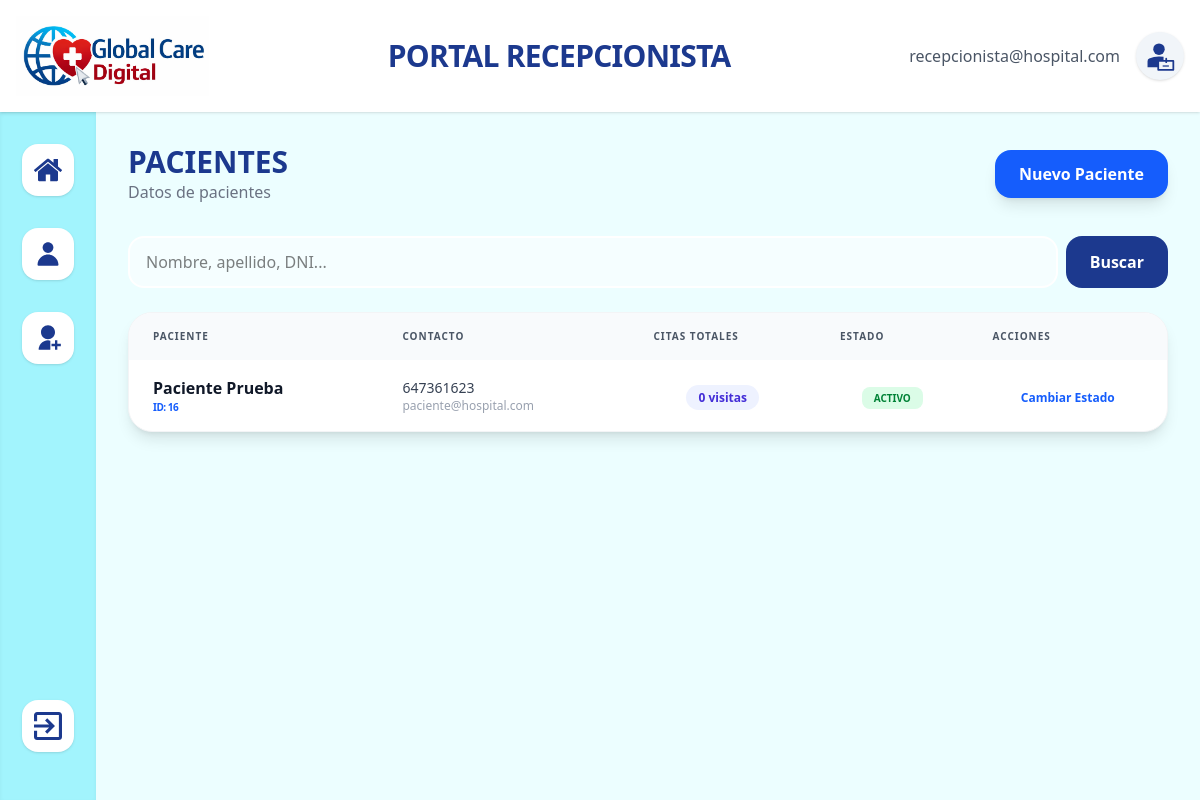
/Vistas/r_pacientes.php (signed in), run on the app's committed database.
### tables this page shows
CREATE TABLE `pacientes` (
  `id` int(11) NOT NULL,
  `id_usuario` int(11) DEFAULT NULL,
  `nombre` varchar(100) NOT NULL,
  `apellidos` varchar(100) NOT NULL,
  `dni` varchar(20) NOT NULL,
  `email` varchar(100) NOT NULL,
  `telefono` varchar(20) DEFAULT NULL,
  `fecha_nacimiento` date DEFAULT NULL,
  `direccion` text DEFAULT NULL,
  `estado` enum('activo','inactivo') DEFAULT 'activo'
);

### Vistas/r_pacientes.php (the view, shortened to what this page needs)
<?php
require_once '../config/db.php';
$busqueda = trim($_GET['q'] ?? '');
if ($busqueda){
    $sql = "SELECT p.id, p.nombre, p.apellidos, p.email, p.telefono, p.estado,
            (SELECT COUNT(*) FROM citas WHERE id_paciente = p.id) as total_citas
            FROM pacientes p
            WHERE p.nombre LIKE ? OR p.apellidos LIKE ? OR p.dni = ?
            ORDER BY p.nombre ASC";
    $stmt = $pdo->prepare($sql);
    $stmt->execute(["%$busqueda%", "%$busqueda%", "%$busqueda%"]);
}else{
    $sql = "SELECT p.id, p.nombre, p.apellidos, p.email, p.telefono, p.estado,
            (SELECT COUNT(*) FROM citas WHERE id_paciente= p.id) as total_citas
            FROM pacientes p
            ORDER BY p.id DESC LIMIT 50";
    $stmt = $pdo->prepare($sql);
    $stmt->execute();
}
$pacientes = $stmt->fetchAll();
?>
<!DOCTYPE html>
<html lang="es">
    <head>
        <script src="https://cdn.jsdelivr.net/npm/@tailwindcss/browser@4"></script>
    </head>
    <body>
        <div class= "min-h-screen w-screen bg-[oklch(98.4%_0.019_200.873)] flex flex-col">
            <?php include '../components/headerR.php'; ?>
            <div class="flex flex-1 overflow-hidden">
                <?php include '../components/sidebarR.php'; ?>
                <main class="flex-1 p-8 overflow-y-auto">
                    <div class="flex justify-between items-center mb-8">
                        <div>
                            <h1 class="text-3xl font-black text-blue-900 uppercase">Pacientes</h1>
                            <p class="text-gray-500">Datos de pacientes</p>
                        </div>
                        <button onclick="abrirModalPacientes()" class="bg-blue-600 text-white px-6 py-3 rounded-2xl font-bold hover:bg-blue-700 shadow-lg transition-all flex items-center gap-2">Nuevo Paciente</button>
                    </div>
                    <div class="mb-6">
                        <form action="" method="GET" class="flex gap-2">
                            <input type="text" name="q" value="<?php echo htmlspecialchars($busqueda); ?>" placeholder="Nombre, apellido, DNI..." class="flex-1 border-2 border-white bg-white/50 px-4 py-3 rounded-2xl outline-none focus:border-blue-500 transition-all">
                            <button type="submit" class="bg-blue-900 px-6 py-3 rounded-2xl text-white font-bold hover:bg-blue-800 transition-colors">Buscar</button>
                        </form>
                    </div>
                    <div class="bg-white shadow-lg rounded-3xl overflow-hidden border border-gray-100">
                        <table class="w-full text-left border-collapse">
                            <thead>
                                <tr class="bg-slate-50 text-gray-600 uppercase text-[10px] font-black tracking-widest">
                                    <th class="px-6 py-4">Paciente</th>
                                    <th class="px-6 py-4">Contacto</th>
                                    <th class="px-6 py-4">Citas Totales</th>
                                    <th class="px-6 py-4">Estado</th>
                                    <th class="px-6 py-4">Acciones</th>
                                </tr>
                            </thead>
                            <tbody class="divide-y divide-gray-100">
                                <?php foreach($pacientes as $pac): ?>
                                    <tr class="hover:bg-blue-50/30 transition-colors">
                                        <td class="px-6 py-4">
                                            <p class="font-bold text-gray-900"><?php echo htmlspecialchars($pac['nombre'] . " " . $pac['apellidos']); ?></p>
                                            <p class="text-[10px] text-blue-600 font-bold tracking-tighter">ID: <?php echo $pac['id']; ?></p>
                                        </td>
                                        <td class="px-6 py-4">
                                            <div class="flex flex-col text-sm">
                                                <span class="text-gray-700 font-medium"><?php echo htmlspecialchars($pac['telefono']); ?> </span>
                                                <span class="text-gray-400 text-xs"> <?php echo htmlspecialchars ($pac['email']); ?></span>
                                            </div>
                                        </td>
                                        <td class="px-6 py-4 text-center">
                                            <span class="bg-indigo-50 text-indigo-700 px-3 py-1 rounded-full font-bold text-xs">
                                                <?php echo $pac['total_citas']; ?> visitas
                                            </span>
                                        </td>
                                        <td class="px-6 py-4 text-center">
                                            <?php
                                                $est = strtolower($pac['estado']);
                                                $color = ($est == 'activo') ? 'bg-green-100 text-green-700' : 'bg-red-100 text-red-700';
                                            ?>
                                            <span class="px-3 py-1 rounded-lg text-[10px] font-black uppercase <?php echo $color; ?>">
                                                <?php echo $est; ?>
                                            </span>
                                        </td>
                                        <td class="px-6 py-4 text-center">
                                            <button onclick="cambioEstado(<?php echo $pac['id']; ?>, '<?php echo htmlspecialchars ($pac['nombre'], ENT_QUOTES); ?>', '<?php echo $est; ?>', 'pacientes')" class="text-blue-600 hover:text-blue-800 font-bold text-xs">Cambiar Estado</button>
                                        </td>
                                    </tr>
                                <?php endforeach;?>
                            </tbody>
                        </table>
                    </div>
                </main>
            </div>
        </div>
    </body>
</html>

### data on the page
pacientes: nombre+apellidos "Paciente Prueba", id "16", telefono "647361623", email "paciente@hospital.com", total_citas "0", estado "ACTIVO"

### other printed values
$_SESSION['email'] "recepcionista@hospital.com"
